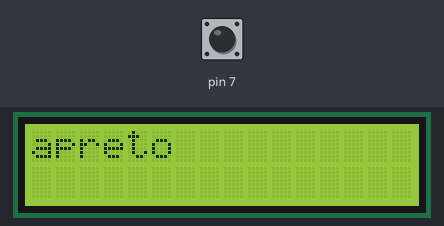
Recording of a sketch running on a simulated Arduino Uno, built with avr-gcc and run on an emulated ATmega328P. Parts: 16×2 character LCD. The inputs (shaded band) are chosen by the test bench; at power-on: pin 7 HIGH.

Above: at 1.2 s.
1.3 s: pin 7 pulled LOW for 0.15 s
At 1.48 s:
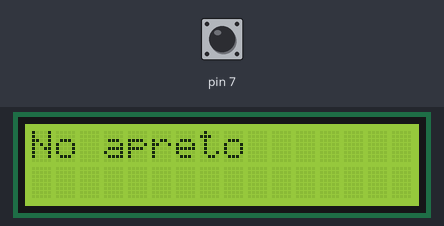
4.4 s: pin 7 pulled LOW for 1 s
8.4 s: pin 7 pulled LOW for 1 s
12.4 s: pin 7 pulled LOW for 3.2 s
18.6 s: pin 7 pulled LOW for 1 s
22.6 s: pin 7 pulled LOW for 1 s
Timing chart, 0 to 25.6 s (numbered marks = the images above; inputs shaded):
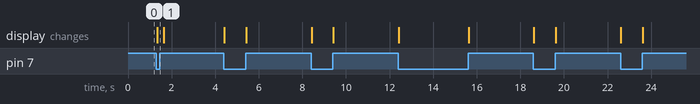

Measured:
- after the input at 1.3 s, the display: changes at once (image 1)

The sketch:

sketch_jul05b.ino
```cpp
// include the library code:
#include <LiquidCrystal.h>

LiquidCrystal lcd(12, 11, 5, 4, 3, 2);
int buttonState = 0;
void buttonPush() {
  lcd.print("Exception");
}

void setup() {
  // put your setup code here, to run once:
  pinMode(7, INPUT);
  digitalWrite(7, HIGH);
  // set up the LCD's number of columns and rows:
  lcd.begin(16, 2);
  // Digital pin 2 maps to interrupt 0
  attachInterrupt(7/*PIN_BUTTON*/, buttonPush, FALLING);

}

void loop() {
  // put your main code here, to run repeatedly:
  buttonState = digitalRead(7);
   if (buttonState == HIGH) {
    // turn LED on:
    lcd.clear();
    lcd.print("apreto");
  } else {
    // turn LED off:
    lcd.clear();
    lcd.print("No apreto");
  }
}
```
